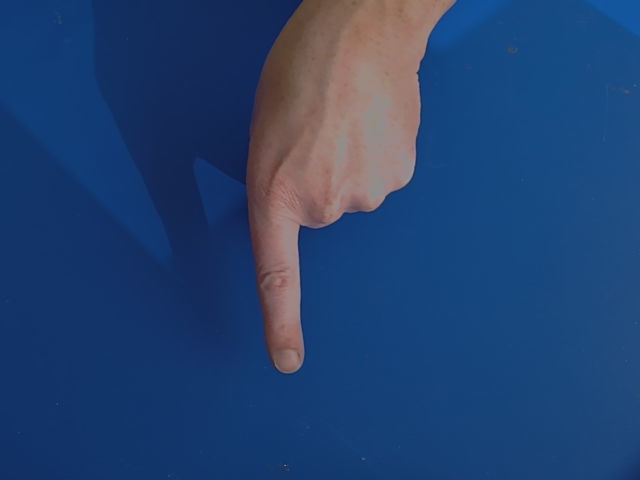
#> input picture Pic_Data/Test/1/1729601237030705600.png, 640 x 480 px; its folder holds 2 pictures in this run
$ python Preprocessor.py
#> lines starting #> are read from the running program, lines starting #| are printed output that depends on the picture; after the words box and inside, x2 and y2 are one past the last pixel; in counts of white or black regions, pixels touching at a corner belong together
import os
import sys
import glob
import numpy as np
import cv2 as cv
import matplotlib.pyplot as plt
import seaborn as sns
from sklearn.preprocessing import LabelEncoder, StandardScaler
from sklearn.model_selection import train_test_split
from sklearn.utils import Bunch
from sklearn.pipeline import Pipeline
from sklearn.base import BaseEstimator, TransformerMixin


# Custom transformer for cleaning the image (extract hand)
class HandExtractionTransformer(BaseEstimator, TransformerMixin):
    def __init__(self):
        pass

    def fit(self, X, y=None):
        return self

    def transform(self, X):
        # X is a list of image file paths
        processed_images = []
        for image_path in X:
            image = cv.imread(image_path)
            if image is None:
                continue
            # Logic to clean the image and extract hand
            hand = self._extract_hand(image)  # Placeholder for hand extraction logic
            processed_images.append(hand)

            cv.imwrite(image_path, hand)

        return np.array(X)

    def _extract_hand(self, image):
        # Check if the image is loaded successfully
        if image is None:
            return

        # Convert BGR image to Lab color space
        lab = cv.cvtColor(image, cv.COLOR_BGR2Lab)

        # Split the Lab channels
        lab_channels = cv.split(lab)
        A = lab_channels[1]

        # Apply Otsu's thresholding on the 'A' channel
        _, thresh = cv.threshold(A, 70, 235, cv.THRESH_BINARY + cv.THRESH_OTSU)

        # Morphological operations
        kernel_open = cv.getStructuringElement(cv.MORPH_ELLIPSE, (9, 9))
        result_open = cv.morphologyEx(thresh, cv.MORPH_OPEN, kernel_open)

        kernel_close = cv.getStructuringElement(cv.MORPH_ELLIPSE, (15, 15))
        result_close = cv.morphologyEx(thresh, cv.MORPH_CLOSE, kernel_close)

        # Combine the results of the open and close operations
        morphed_result = cv.bitwise_or(result_open, result_close)

        # Further improve the result with additional open and close operations
        improve_with_open = cv.morphologyEx(morphed_result, cv.MORPH_OPEN, kernel_open)
        final_result = cv.morphologyEx(improve_with_open, cv.MORPH_CLOSE, kernel_close)

        # Apply the final mask to the original image
        final_image = cv.bitwise_and(image, image, mask=final_result)

        return final_image

# Custom transformer for feature calculation
class FeatureCalculationTransformer(BaseEstimator, TransformerMixin):
    def __init__(self):
        pass

    def fit(self, X, y=None):
        return self

    def transform(self, X):
        # X is an array of processed images
        feature_names = ['area', 'perimeter', 'defects', 'extent']
        data = np.empty((0, len(feature_names)), float)
        target = []

        for filename in X:
            image = cv.imread(filename)
            if image is None:
                continue
            # load image and blur a bit to suppress noise
            img = cv.imread(filename)
            gray = cv.cvtColor(image, cv.COLOR_BGR2GRAY)

            contour = self.getLargestContour(gray)

            # extract features from contour
            features = self.getContourFeatures(contour)

            # extract label from folder name and stor
            label = filename.split(os.path.sep)[-2]
            target.append(label)

            # append features to data matrix
            data = np.append(data, np.array([features]), axis=0)

        unique_targets = np.unique(target)
        dataset = Bunch(data=data,
                        target=target,
                        unique_targets=unique_targets,
                        feature_names=feature_names)

        le = LabelEncoder()
        coded_labels = le.fit_transform(dataset.target)

        (trainX, testX, trainY, testY) = train_test_split(dataset.data, coded_labels, test_size=0.25,
                                                          stratify=dataset.target, random_state=42)

        return trainX

    def getContourExtremes(self, contour):
        """ Return contour extremes as an tuple of 4 tuples """
        # determine the most extreme points along the contour
        left = contour[contour[:, 0].argmin()]
        right = contour[contour[:, 0].argmax()]
        top = contour[contour[:, 1].argmin()]
        bottom = contour[contour[:, 1].argmax()]

        return np.array((left, right, top, bottom))


    def getConvexityDefects(self, contour):
        """ Return convexity defects in a contour as an nd.array """
        hull = cv.convexHull(contour, returnPoints=False)
        defects = cv.convexityDefects(contour, hull)
        if defects is not None:
            defects = defects.squeeze()

        return defects


    def getContourFeatures(self, contour):
        """ Return some contour features
        """
        # basic contour features
        area = cv.contourArea(contour)
        perimeter = cv.arcLength(contour, True)
        extremePoints = self.getContourExtremes(contour)

        equi_diameter = np.sqrt(4 * area / np.pi)
        defects = self.getConvexityDefects(contour)

        defects = defects.squeeze()
        defects = defects[defects[:, -1] > 10000]
        total = cv.sumElems(defects[:, -1])[0]  # the sum of all the defects
        print(total)

        x, y, w, h = cv.boundingRect(contour)
        rect_area = w * h
        extent = float(area) / rect_area

        features = np.array((area, perimeter, total, extent))

        return (features)


    def getLargestContour(self, img_BW):
        """ Return largest contour in foreground as an nd.array """
        contours, hier = cv.findContours(img_BW.copy(), cv.RETR_EXTERNAL,
                                         cv.CHAIN_APPROX_SIMPLE)
        contour = max(contours, key=cv.contourArea)

        return np.squeeze(contour)

def process_images(input_folder, output_folder):
    # Get image file paths
    image_paths = [os.path.join(input_folder, img) for img in os.listdir(input_folder) if img.endswith(('.png', '.jpg', '.jpeg'))]

    # Define preprocessing pipeline
    pipeline = Pipeline([
        ('hand_extraction', HandExtractionTransformer()),
        ('feature_calculation', FeatureCalculationTransformer()),
        ('scaling', StandardScaler())  # Final step to scale the data
    ])

    # Fit and transform the data
    transformed_data = pipeline.fit_transform(image_paths)

    # Save the processed data to the output folder
    output_file = os.path.join(output_folder, 'processed_data.npy')
    np.save(output_file, transformed_data)
    print(f"Processed data saved to {output_file}")

if __name__ == "__main__":
    sourcePath = input("Source path: ")
#> the answer given: ../Pic_Data/Test/1
    outputPath = sourcePath + "\o"

    # Ensure output folder exists
    os.makedirs(outputPath, exist_ok=True)

    # Process the images
    process_images(sourcePath, outputPath)
#> in transform, image is the input picture: shape (480, 640, 3); mean B, G, R 112.2, 66.6, 35.9
#> in _extract_hand, `lab = cv.cvtColor(image, cv.COLOR_BGR2Lab)`: lab: shape (480, 640, 3); mean of channels 0, 1, 2 72.9, 135.7, 98.8
#> in _extract_hand, `A = lab_channels[1]`:
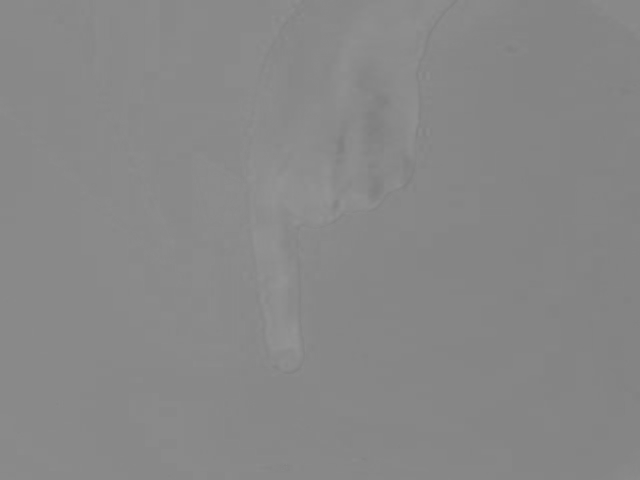
#> A: shape (480, 640); min 126, max 148, mean 135.7
#> in _extract_hand, `_, thresh = cv.threshold(A, 70, 235, cv.THRESH_BINARY + cv.THRESH_OTSU)`:
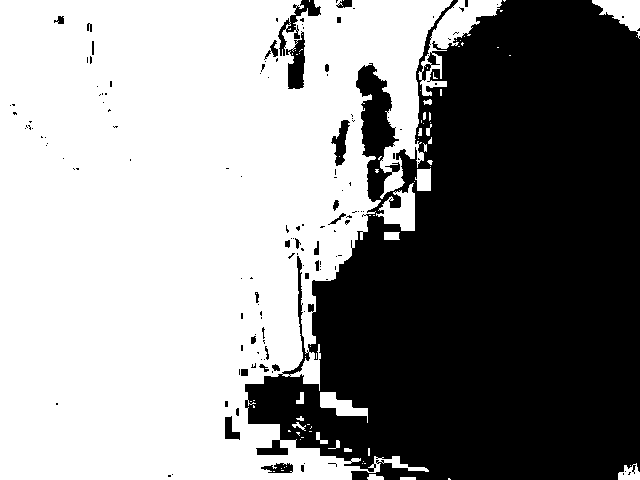
#> thresh: shape (480, 640); values 0 (black) and 235 (white), 55.9% white; 138 black regions (109 under 20 px), largest, box (x1, y1, x2, y2) and area: (245, 0, 640, 480) 131974, (286, 31, 305, 89) 676, (278, 0, 321, 56) 595
#> in _extract_hand, `result_open = cv.morphologyEx(thresh, cv.MORPH_OPEN, kernel_open)`:
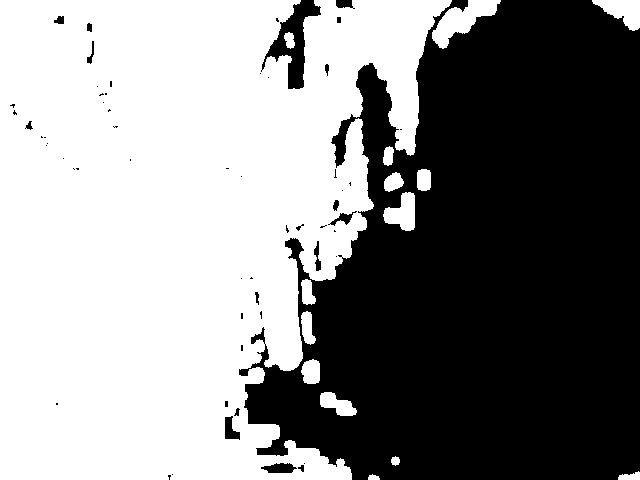
#> result_open: shape (480, 640); values 0 (black) and 235 (white), 54.3% white; 58 black regions (40 under 20 px), largest, box (x1, y1, x2, y2) and area: (239, 0, 640, 480) 137126, (261, 0, 321, 89) 1864, (261, 463, 297, 473) 252
#> in _extract_hand, `result_close = cv.morphologyEx(thresh, cv.MORPH_CLOSE, kernel_close)`:
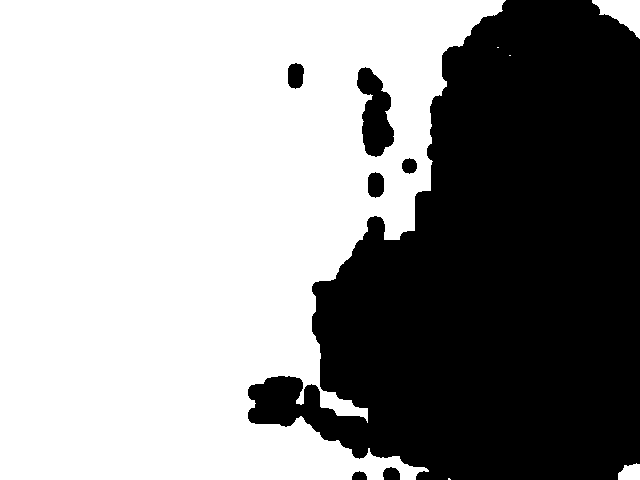
#> result_close: shape (480, 640); values 0 (black) and 235 (white), 59% white; 7 black regions, largest, box (x1, y1, x2, y2) and area: (248, 0, 640, 480) 122856, (357, 67, 394, 157) 2077, (368, 172, 384, 198) 350
#> in _extract_hand, `improve_with_open = cv.morphologyEx(morphed_result, cv.MORPH_OPEN, ker..`:
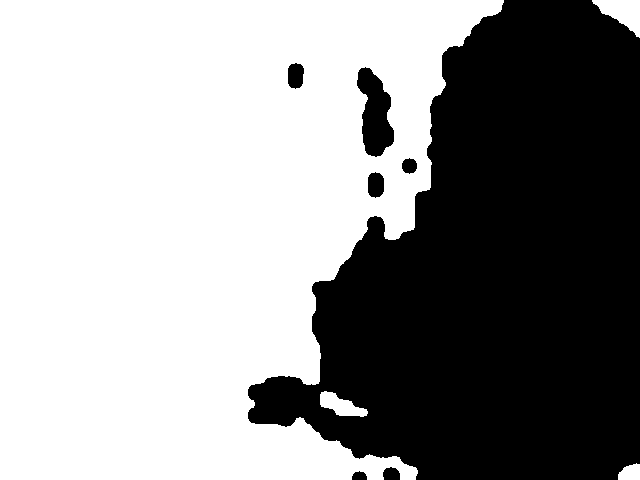
#> improve_with_open: shape (480, 640); values 0 (black) and 235 (white), 58.8% white; 7 black regions, largest, box (x1, y1, x2, y2) and area: (248, 0, 640, 480) 123205, (357, 67, 394, 157) 2119, (368, 172, 384, 198) 350
#> in _extract_hand, `final_result = cv.morphologyEx(improve_with_open, cv.MORPH_CLOSE, kern..`: final_result: shape (480, 640); values 0 (black) and 235 (white), 58.8% white; 7 black regions, largest, box (x1, y1, x2, y2) and area: (248, 0, 640, 480) 123175, (357, 67, 394, 157) 2119, (368, 172, 384, 198) 350
#> in _extract_hand, `final_image = cv.bitwise_and(image, image, mask=final_result)`:
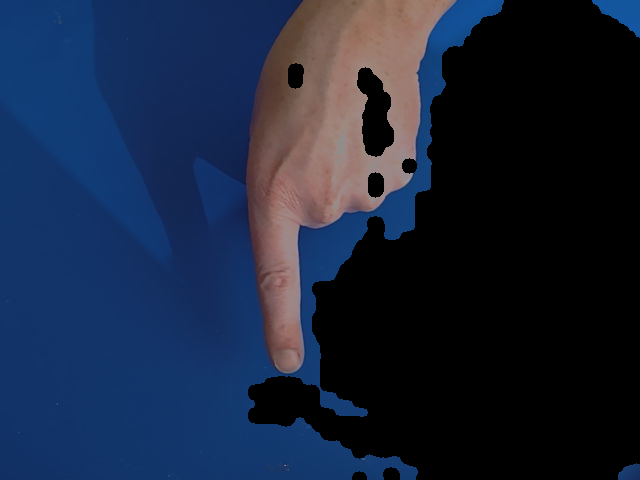
#> final_image: shape (480, 640, 3); mean B, G, R 60.8, 37.1, 25.1
#> pass 2 of the loop in transform, `for image_path in X:`:
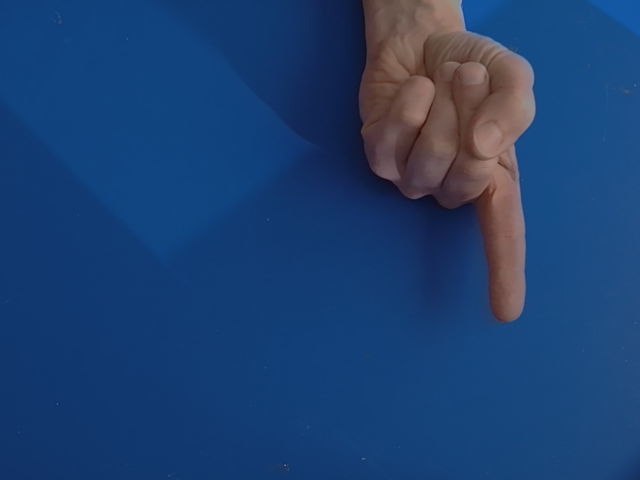
#> input picture Pic_Data/Test/1/1729601262651569000.png, 640 x 480 px
#> in transform, image is the input picture: shape (480, 640, 3); mean B, G, R 113, 64.9, 29.6
#> lab: shape (480, 640, 3); mean of channels 0, 1, 2 70.9, 135.5, 97.2
#> in _extract_hand (call 2), `_, thresh = cv.threshold(A, 70, 235, cv.THRESH_BINARY + cv.THRESH_OTSU)`:
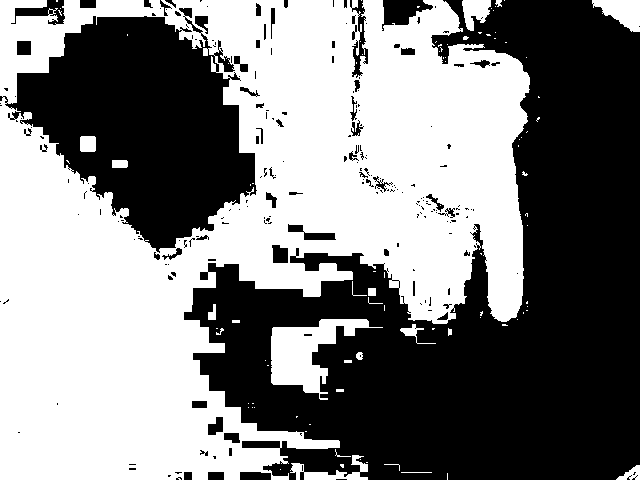
#> thresh: shape (480, 640); values 0 (black) and 235 (white), 50.6% white; 223 black regions (158 under 20 px), largest, box (x1, y1, x2, y2) and area: (184, 0, 640, 480) 109781, (0, 8, 257, 253) 35152, (382, 0, 433, 31) 879
#> result_open: shape (480, 640); values 0 (black) and 235 (white), 48.2% white; 14 white regions, largest, box (x1, y1, x2, y2) and area: (0, 0, 530, 480) 136477, (0, 0, 153, 100) 5578, (271, 319, 337, 393) 3196
#> result_close: shape (480, 640); values 0 (black) and 235 (white), 55% white; 9 black regions, largest, box (x1, y1, x2, y2) and area: (192, 0, 640, 480) 102212, (17, 16, 255, 249) 33603, (288, 448, 340, 473) 953
#> improve_with_open: shape (480, 640); values 0 (black) and 235 (white), 54.6% white; 8 black regions, largest, box (x1, y1, x2, y2) and area: (192, 0, 640, 480) 104101, (17, 16, 255, 249) 33839, (383, 0, 420, 25) 725
#> final_result: shape (480, 640); values 0 (black) and 235 (white), 54.6% white; 9 black regions
#> in transform, `gray = cv.cvtColor(image, cv.COLOR_BGR2GRAY)`:
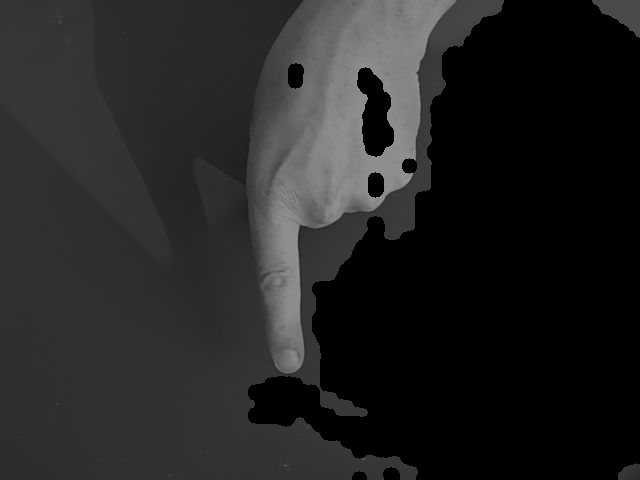
#> gray: shape (480, 640); min 0, max 154, mean 36.2
#> in getLargestContour, `contours, hier = cv.findContours(img_BW.copy(), cv.RETR_EXTERNAL, cv.C..`: contours = 3 contours; box (x1, y1, x2, y2) and area: (0, 0, 504, 480) 181279, (592, 0, 640, 38) 902, (618, 463, 640, 480) 261
#> in getLargestContour, `contour = max(contours, key=cv.contourArea)`: contour = contour of 463 points, box (x1, y1, x2, y2) (0, 0, 504, 480), area 181279
#> in transform, `contour = self.getLargestContour(gray)`: contour = 463 pairs, first value 0 to 503, second value 0 to 479
#> in getContourFeatures, `area = cv.contourArea(contour)`: area = 181279
#> in getContourFeatures, `perimeter = cv.arcLength(contour, True)`: perimeter = 2503.7
#> in getContourExtremes, `left = contour[contour[:, 0].argmin()]`: left = [0, 0]
#> in getContourExtremes, `right = contour[contour[:, 0].argmax()]`: right = [503, 2]
#> in getContourExtremes, `top = contour[contour[:, 1].argmin()]`: top = [0, 0]
#> in getContourExtremes, `bottom = contour[contour[:, 1].argmax()]`: bottom = [0, 479]
#> in getContourFeatures, `extremePoints = self.getContourExtremes(contour)`: extremePoints = [[0, 0], [503, 2], [0, 0], [0, 479]]
#> in getContourFeatures, `equi_diameter = np.sqrt(4 * area / np.pi)`: equi_diameter = 480.4
#> in getConvexityDefects, `hull = cv.convexHull(contour, returnPoints=False)`: hull = [462, 461, 35, 31, 1, 0]
#> in getConvexityDefects, `defects = cv.convexityDefects(contour, hull)`: defects = [[1, 31, 23, 3328], [31, 35, 32, 243], [35, 461, 148, 46675]]
#> in getContourFeatures, `defects = defects[defects[:, -1] > 10000]`: defects = [[35, 461, 148, 46675]]
#> in getContourFeatures, `total = cv.sumElems(defects[:, -1])[0]`: total = 46675
#| 46675.0
#> in getContourFeatures, `x, y, w, h = cv.boundingRect(contour)`: x = 0; w = 504; h = 480
#> in getContourFeatures, `rect_area = w * h`: rect_area = 241920
#> in getContourFeatures, `extent = float(area) / rect_area`: extent = 0.749
#> in getContourFeatures, `features = np.array((area, perimeter, total, extent))`: features = [181279, 2503.7, 46675, 0.749]
#> in transform, `data = np.append(data, np.array([features]), axis=0)`: data = [[181279, 2503.7, 46675, 0.749]]
#> pass 2 of the loop in transform, `for filename in X:`:
#> in transform, `gray = cv.cvtColor(image, cv.COLOR_BGR2GRAY)`:
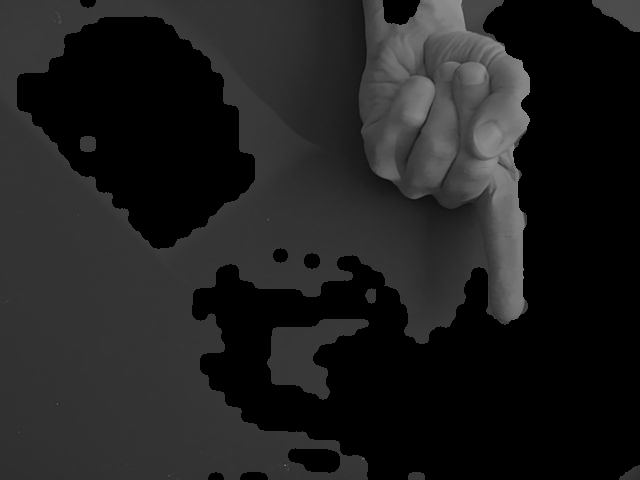
#> gray: shape (480, 640); min 0, max 155, mean 31.5
#> contours = 6 contours; box (x1, y1, x2, y2) and area: (0, 0, 530, 480) 196182, (267, 319, 369, 400) 3888, (592, 0, 640, 32) 909, (619, 465, 640, 480) 170, (365, 288, 376, 304) 112, (408, 472, 425, 480) 102
#> in transform, `contour = self.getLargestContour(gray)`: contour = 614 pairs, first value 0 to 529, second value 0 to 479
#| 65421.0
#> in transform, `features = self.getContourFeatures(contour)`: features = [196182.5, 2820.7, 65421, 0.771]
#> data = [[181279, 2503.7, 46675, 0.749], [196182.5, 2820.7, 65421, 0.771]]
#> in transform, `dataset = Bunch(data=data, target=target, unique_targets=unique_target..`: dataset = 4 items
#> in transform, `coded_labels = le.fit_transform(dataset.target)`: coded_labels = [0, 0]
#> in transform, `(trainX, testX, trainY, testY) = train_test_split(dataset.data, coded_..`: trainX = [[196182.5, 2820.7, 65421, 0.771]]; testX = [[181279, 2503.7, 46675, 0.749]]; trainY = [0]
#> in process_images, `transformed_data = pipeline.fit_transform(image_paths)`: transformed_data = [[0, 0, 0, 0]]
